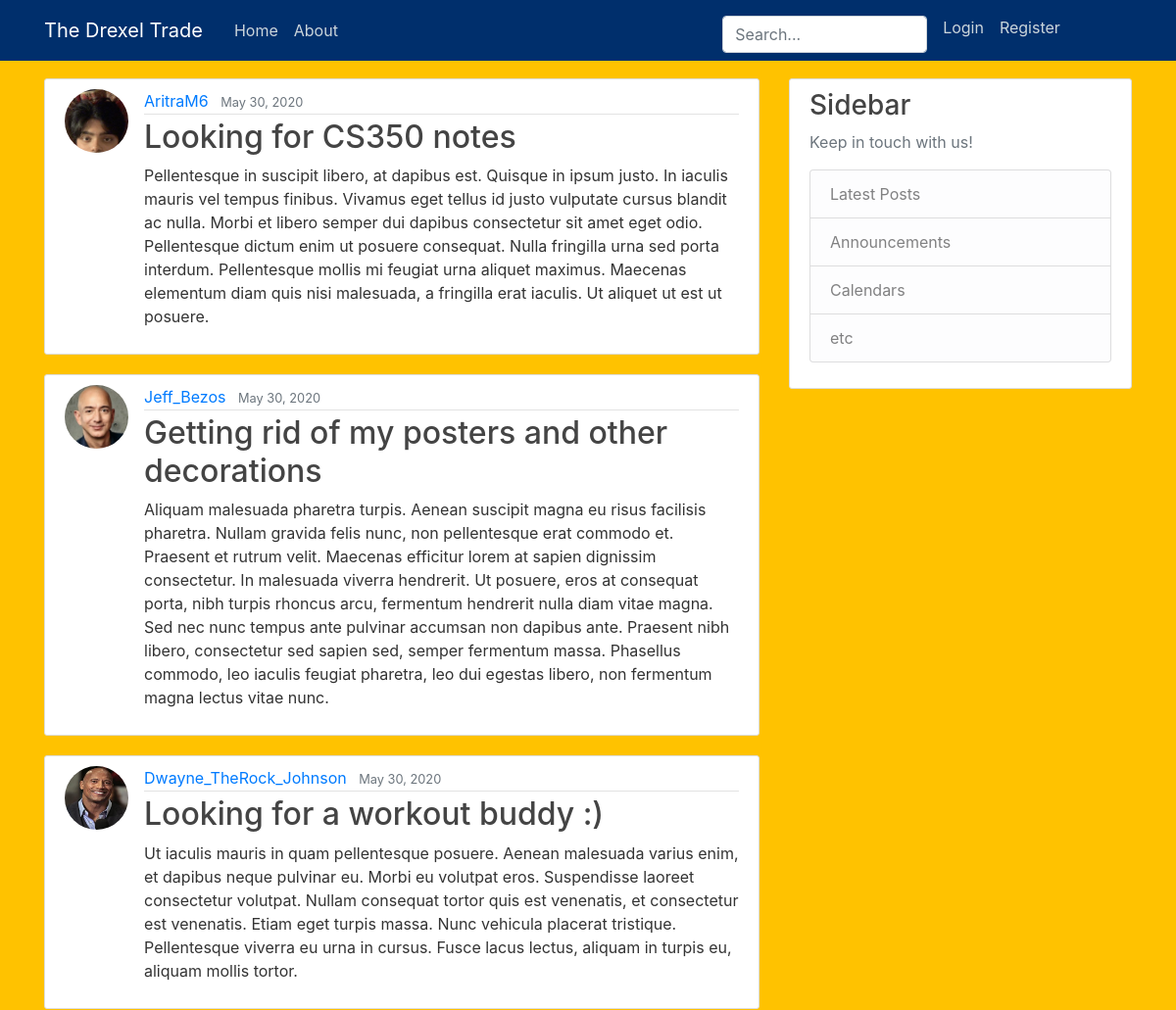
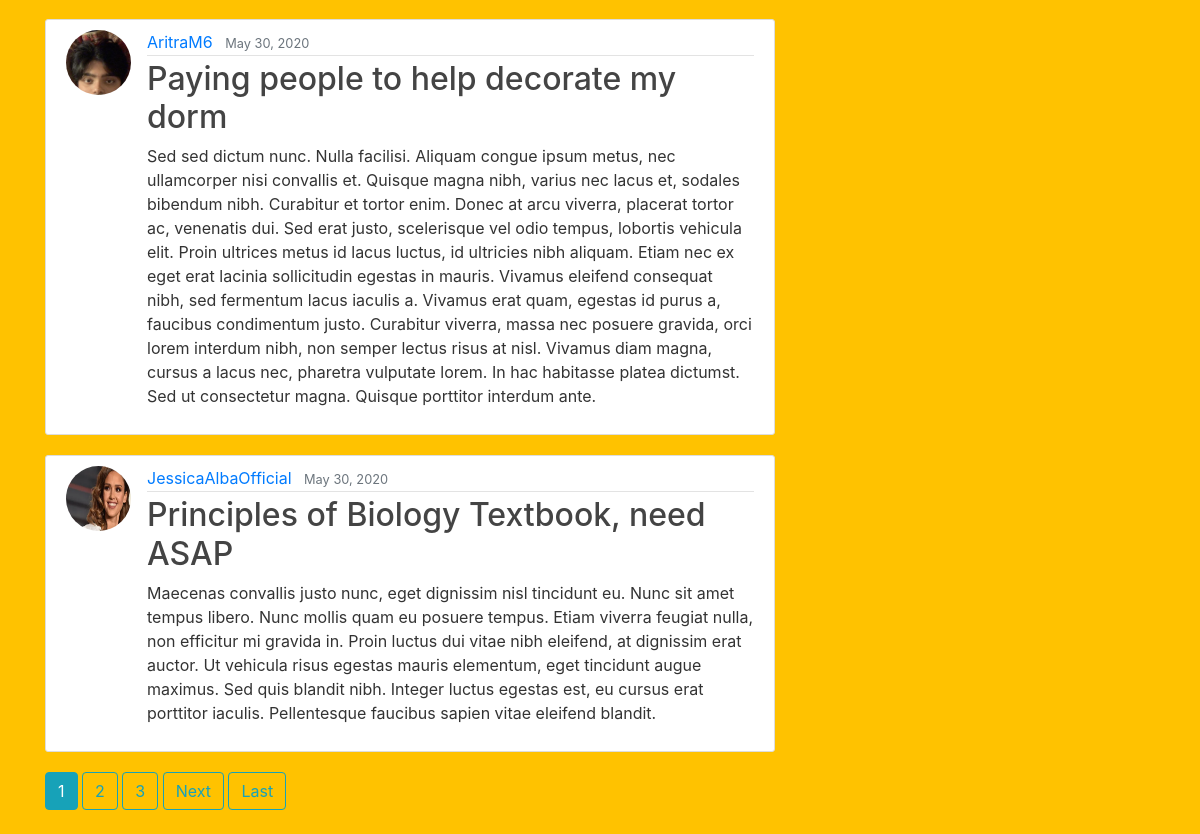
The page / on the database its author committed (2 pictures, top to bottom).
### blog/models.py (models this page shows, shortened)
class Post(models.Model):
    title = models.CharField(max_length=100)
    content = models.TextField()
    date_posted = models.DateTimeField(default=timezone.now)
    author = models.ForeignKey(User, on_delete=models.CASCADE)

### users/models.py (models this page shows, shortened)
class Profile(models.Model):
   user = models.OneToOneField(User, on_delete=models.CASCADE)
   image = models.ImageField(default='default.jpg', upload_to='profile_pics')

### blog/views.py (the view)
# urls.py: path('', PostListView.as_view(), name='blog-home'),
class PostListView(ListView):
    model = Post
    template_name = 'blog/home.html'  # <app>/<model>_<viewtype>.html
    context_object_name = 'posts'
    ordering = ['-date_posted']
    paginate_by = 5

### blog/templates/blog/home.html (shortened to what this page needs)
{% extends "blog/base.html" %}
{% block content %}
    {% for post in posts %}
        <article class="media content-section">
          <img class="rounded-circle article-img" src="{{ post.author.profile.image.url }}">
          <div class="media-body">
            <div class="article-metadata">
              <a class="mr-2" href="{% url 'user-posts' post.author.username %}">{{ post.author }}</a>
              <small class="text-muted">{{ post.date_posted|date:"F d, Y" }}</small>
            </div>
            <h2><a class="article-title" href="{% url 'post-detail' post.id %}">{{ post.title }}</a></h2>
            <p class="article-content">{{ post.content }}</p>
          </div>
        </article>
    {% endfor %}
    {% if is_paginated %}
      {% for num in page_obj.paginator.page_range %}
        {% if page_obj.number == num %}
          <a class="btn btn-info mb-4" href="?page={{ num }}">{{ num }}</a>
        {% elif num > page_obj.number|add:'-3' and num < page_obj.number|add:'3' %}
          <a class="btn btn-outline-info mb-4" href="?page={{ num }}">{{ num }}</a>
        {% endif %}
      {% endfor %}
      {% if page_obj.has_next %}
        <a class="btn btn-outline-info mb-4" href="?page={{ page_obj.next_page_number }}">Next</a>
        <a class="btn btn-outline-info mb-4" href="?page={{ page_obj.paginator.num_pages }}">Last</a>
      {% endif %}
    {% endif %}
{% endblock content %}

### blog/templates/blog/base.html (shortened to what this page needs)
{% load static %}
<!DOCTYPE html>
<html>
<head>
    <link rel="stylesheet" href="https://maxcdn.bootstrapcdn.com/bootstrap/4.0.0/css/bootstrap.min.css">
    <link rel="stylesheet" type="text/css" href="{% static 'blog/main.css' %}">
</head>
<body>
    <header class="site-header">
      <nav class="navbar navbar-expand-md navbar-dark bg-steel fixed-top">
        <div class="container">
          <a class="navbar-brand mr-4" href="{% url 'blog-home' %}">The Drexel Trade</a>
          <div class="collapse navbar-collapse" id="navbarToggle">
            <div class="navbar-nav mr-auto">
              <a class="nav-item nav-link" href="{% url 'blog-home' %}">Home</a>
              <a class="nav-item nav-link" href="{% url 'blog-about' %}">About</a>
            </div>
            <div class="navbar-nav">
              <div class="search-bar mt-sm-2 mr-2">
                <form method="get">
                  <input type="text" class="form-control" name="q" id="id_q" placeholder="Search...">
                </form>
              </div>
              {% if user.is_authenticated %}
                <a class="nav-item nav-link" href="{% url 'post-create' %}">New Post</a>
                <a class="nav-item nav-link" href="{% url 'profile' %}">Profile</a>
                <a class="nav-item nav-link" href="{% url 'logout' %}">Logout</a>
              {% else %}
                <a class="nav-item nav-link" href="{% url 'login' %}">Login</a>
                <a class="nav-item nav-link" href="{% url 'register' %}">Register</a>
              {% endif %}
          </div>
        </div>
      </nav>
    </header>
    <main role="main" class="container">
      <div class="row">
        <div class="col-md-8">
          {% block content %}{% endblock %}
        </div>
        <div class="col-md-4">
          <div class="content-section">
            <h3>Sidebar</h3>
            <p class='text-muted'>Keep in touch with us!
              <ul class="list-group">
                <li class="list-group-item list-group-item-light">Latest Posts</li>
                <li class="list-group-item list-group-item-light">Announcements</li>
                <li class="list-group-item list-group-item-light">Calendars</li>
                <li class="list-group-item list-group-item-light">etc</li>
              </ul>
            </p>
          </div>
        </div>
      </div>
    </main>
</body>
</html>

### blog/static/blog/main.css (style rules this page uses)
body { background: #FFC200; color: #333333; margin-top: 5rem; }
h1, h2, h3, h4, h5, h6 { color: #444444; }
ul { margin: 0; }
.bg-steel { background-color: #002f6c; }
.site-header .navbar-nav .nav-link { color: #cbd5db; }
.content-section { background: #ffffff; padding: 10px 20px; border: 1px solid #dddddd; border-radius: 3px; margin-bottom: 20px; }
.article-title { color: #444444; }
.article-content { white-space: pre-line; }
.article-img { height: 65px; width: 65px; margin-right: 16px; }
.article-metadata { padding-bottom: 1px; margin-bottom: 4px; border-bottom: 1px solid #e3e3e3 }

### blog/templates/blog/base.html (style rules this page uses)
.search-bar { max-width: 500px; width: 50%; }
form { width: 100%; }

### rows shown on the page
Post: author.profile.image (picture), author "AritraM6", date_posted "May 30, 2020", title "Looking for CS350 notes", content "Pellentesque in suscipit libero, at dapibus est. Quisque in ipsum justo. In iaculis mauris vel tempus finibus. Vivamus eget tellus id justo vulputate cursus blandit ac nulla. Morbi et libero semper dui dapibus consectetur sit amet eget odio. Pellentesque dictum enim ut posuere consequat. Nulla fringilla urna sed porta interdum. Pellentesque mollis mi feugiat urna aliquet maximus. Maecenas elementum diam quis nisi malesuada, a fringilla erat iaculis. Ut aliquet ut est ut posuere."
Post: author.profile.image (picture), author "Jeff_Bezos", date_posted "May 30, 2020", title "Getting rid of my posters and other decorations", content "Aliquam malesuada pharetra turpis. Aenean suscipit magna eu risus facilisis pharetra. Nullam gravida felis nunc, non pellentesque erat commodo et. Praesent et rutrum velit. Maecenas efficitur lorem at sapien dignissim consectetur. In malesuada viverra hendrerit. Ut posuere, eros at consequat porta, nibh turpis rhoncus arcu, fermentum hendrerit nulla diam vitae magna. Sed nec nunc tempus ante pulvinar accumsan non dapibus ante. Praesent nibh libero, consectetur sed sapien sed, semper fermentum massa. Phasellus commodo, leo iaculis feugiat pharetra, leo dui egestas libero, non fermentum magna lectus vitae nunc."
Post: author.profile.image (picture), author "Dwayne_TheRock_Johnson", date_posted "May 30, 2020", title "Looking for a workout buddy :)", content "Ut iaculis mauris in quam pellentesque posuere. Aenean malesuada varius enim, et dapibus neque pulvinar eu. Morbi eu volutpat eros. Suspendisse laoreet consectetur volutpat. Nullam consequat tortor quis est venenatis, et consectetur est venenatis. Etiam eget turpis massa. Nunc vehicula placerat tristique. Pellentesque viverra eu urna in cursus. Fusce lacus lectus, aliquam in turpis eu, aliquam mollis tortor."
Post: author.profile.image (picture), author "AritraM6", date_posted "May 30, 2020", title "Paying people to help decorate my dorm", content "Sed sed dictum nunc. Nulla facilisi. Aliquam congue ipsum metus, nec ullamcorper nisi convallis et. Quisque magna nibh, varius nec lacus et, sodales bibendum nibh. Curabitur et tortor enim. Donec at arcu viverra, placerat tortor ac, venenatis dui. Sed erat justo, scelerisque vel odio tempus, lobortis vehicula elit. Proin ultrices metus id lacus luctus, id ultricies nibh aliquam. Etiam nec ex eget erat lacinia sollicitudin egestas in mauris. Vivamus eleifend consequat nibh, sed fermentum lacus iaculis a. Vivamus erat quam, egestas id purus a, faucibus condimentum justo. Curabitur viverra, massa nec posuere gravida, orci lorem interdum nibh, non semper lectus risus at nisl. Vivamus diam…"
Post: author.profile.image (picture), author "JessicaAlbaOfficial", date_posted "May 30, 2020", title "Principles of Biology Textbook, need ASAP", content "Maecenas convallis justo nunc, eget dignissim nisl tincidunt eu. Nunc sit amet tempus libero. Nunc mollis quam eu posuere tempus. Etiam viverra feugiat nulla, non efficitur mi gravida in. Proin luctus dui vitae nibh eleifend, at dignissim erat auctor. Ut vehicula risus egestas mauris elementum, eget tincidunt augue maximus. Sed quis blandit nibh. Integer luctus egestas est, eu cursus erat porttitor iaculis. Pellentesque faucibus sapien vitae eleifend blandit."

### other values the page prints
{{ num }} "1"
{{ num }} "2" "3"
